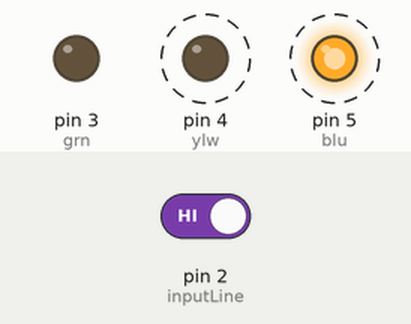
A sketch run on a simulated Arduino Uno, built with avr-gcc and run on an emulated ATmega328P. Shown: output pins drawn as LEDs (lit = HIGH). Dashed ring = blinking. Inputs (shaded band) come from the test bench; at power-on: pin 2 (inputLine) HIGH.

Above: at 1.8 s.
1.9 s: pin 2 (inputLine) driven LOW
At 2.5 s:
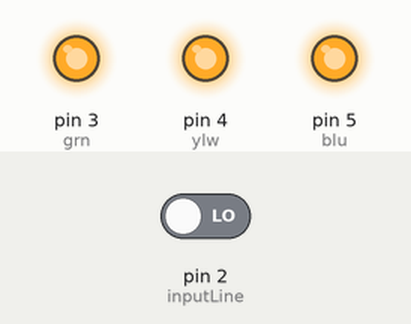
3.5 s: pin 2 (inputLine) driven HIGH
At 3.62 s:
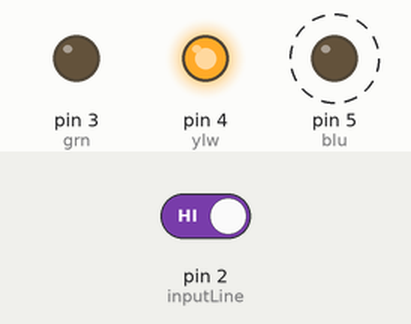
Timing chart, 0 to 12.5 s (numbered marks = the images above; inputs shaded):
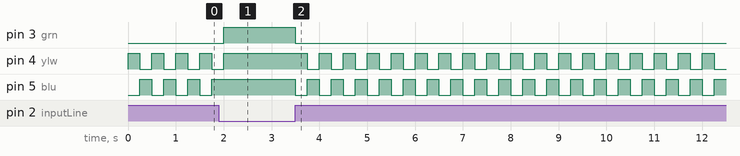

Measured:
- after the input at 1.9 s, pin 3 (grn): LOW → HIGH after 0.10 s; pin 4 (ylw): goes on until 2.0 s, then stays HIGH; pin 5 (blu): stops changing and stays HIGH
- after the input at 3.5 s, pin 3 (grn): HIGH → LOW at once; pin 4 (ylw): alternates HIGH for 0.25 s and LOW for 0.25 s, starting after 0.25 s; pin 5 (blu): alternates HIGH for 0.25 s and LOW for 0.25 s, starting at once
- by itself, pin 4 (ylw), pin 5 (blu): alternates HIGH for 0.25 s and LOW for 0.25 s

The sketch:

project2_code.ino
```cpp
int inputLine = 2;				// Alias for pin 2
int grn = 3, ylw = 4, blu = 5;	// Alias for pins relating to LED color
int pushButton = 0;				// Current state of circuit


void setup(){
  pinMode (inputLine, INPUT);	// Digital line 2 is input
  pinMode (grn, OUTPUT);		// Digital line 3 is output
  pinMode (ylw, OUTPUT);		// Digital line 4 is output
  pinMode (blu, OUTPUT);		// Digital line 5 is output
}

void loop(){
    // Read if button is pushed
	pushButton = digitalRead(inputLine);

    // Turn lights on or off based on if button is pushed
 	if (pushButton == LOW) {
    	digitalWrite (grn, HIGH);
      	digitalWrite (ylw, HIGH);
      	digitalWrite (blu, HIGH);
  	}
    else {
    	digitalWrite (grn, LOW);

    	digitalWrite (ylw, HIGH);
    	digitalWrite (blu, LOW);

    	delay(250);

    	digitalWrite (ylw, LOW);
    	digitalWrite (blu, HIGH);

    	delay (250);
  }
}
```
